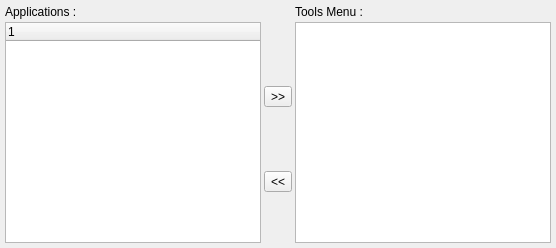
     <widget class="QWidget" name="pToolsMenu" >
      <layout class="QGridLayout" >
       <property name="margin" >
        <number>5</number>
       </property>
       <property name="spacing" >
        <number>3</number>
       </property>
       <item row="3" column="1" >
        <spacer>
         <property name="orientation" >
          <enum>Qt::Vertical</enum>
         </property>
         <property name="sizeHint" >
          <size>
           <width>20</width>
           <height>61</height>
          </size>
         </property>
        </spacer>
       </item>
       <item row="1" column="1" >
        <spacer>
         <property name="orientation" >
          <enum>Qt::Vertical</enum>
         </property>
         <property name="sizeHint" >
          <size>
           <width>20</width>
           <height>61</height>
          </size>
         </property>
        </spacer>
       </item>
       <item row="2" column="1" >
        <widget class="QToolButton" name="tbAddApplication" >
         <property name="text" >
          <string>>></string>
         </property>
        </widget>
       </item>
       <item row="4" column="1" >
        <widget class="QToolButton" name="tbRemoveApplication" >
         <property name="text" >
          <string>&lt;&lt;</string>
         </property>
        </widget>
       </item>
       <item row="5" column="1" >
        <spacer>
         <property name="orientation" >
          <enum>Qt::Vertical</enum>
         </property>
         <property name="sizeHint" >
          <size>
           <width>20</width>
           <height>51</height>
          </size>
         </property>
        </spacer>
       </item>
       <item row="0" column="0" >
        <widget class="QLabel" name="lApplications" >
         <property name="text" >
          <string>Applications :</string>
         </property>
        </widget>
       </item>
       <item row="0" column="2" >
        <widget class="QLabel" name="lToolsMenu" >
         <property name="text" >
          <string>Tools Menu :</string>
         </property>
        </widget>
       </item>
       <item rowspan="5" row="1" column="2" >
        <widget class="QListWidget" name="lwToolsMenu" />
       </item>
       <item rowspan="5" row="1" column="0" >
        <widget class="QTreeWidget" name="twApplications" />
       </item>
      </layout>
     </widget>
